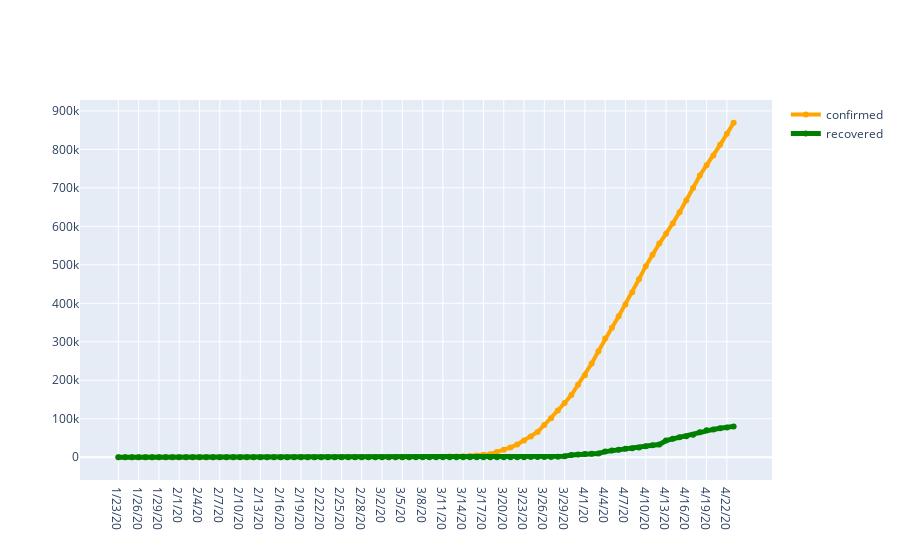

The code cell stored with this chart in its notebook:
### Markdown cell above
## Analysis for Confirmed Cases and Recovered Cases

### Code cell
import plotly.graph_objects as go

def recover_relations_of_country(country):
    labels=['confirmed','recovered']
    colors=['orange','green']
    mode_size=[6,8]
    line_size=[4,5]
    
    df_list=[confirmed_df,recovered_df]
    
    fig=go.Figure()
    
    for i,df in enumerate(df_list):
        if country=="world" or country=="World":
            x_data=np.array(list(df.iloc[:, 5:].columns))
            y_data=np.sum(np.asarray(df.iloc[:, 5:]), axis=0)
            
        else:
            x_data=np.array(list(df.iloc[:, 5:].columns))
            y_data=np.sum(np.asarray(df[df['country']==country].iloc[:, 5:]), axis=0)
            
            
        fig.add_trace(go.Scatter(x=x_data,y=y_data,mode="lines+markers",
                                name=labels[i],
                                line=dict(color=colors[i], width=line_size[i]),
                                connectgaps=True,
                                text="Total "+ str(labels[i])+": "+ str(y_data[-1])
                                ))
    fig.show()
recover_relations_of_country('US')

### Figure 1 — Plotly figure (JSON) as saved in the notebook; plotly's stock layout.template omitted (floating-point values rounded to 4 significant figures)
{"data": [{"connectgaps": true, "line": {"color": "orange", "width": 4}, "mode": "lines+markers", "name": "confirmed", "text": "Total confirmed: 869170", "type": "scatter", "x": ["1/23/20", "1/24/20", "1/25/20", "1/26/20", "1/27/20", "1/28/20", "1/29/20", "1/30/20", "1/31/20", "2/1/20", "2/2/20", "2/3/20", "2/4/20", "2/5/20", "2/6/20", "2/7/20", "2/8/20", "2/9/20", "2/10/20", "2/11/20", "2/12/20", "2/13/20", "2/14/20", "2/15/20", "2/16/20", "2/17/20", "2/18/20", "2/19/20", "2/20/20", "2/21/20", "2/22/20", "2/23/20", "2/24/20", "2/25/20", "2/26/20", "2/27/20", "2/28/20", "2/29/20", "3/1/20", "3/2/20", "3/3/20", "3/4/20", "3/5/20", "3/6/20", "3/7/20", "3/8/20", "3/9/20", "3/10/20", "3/11/20", "3/12/20", "3/13/20", "3/14/20", "3/15/20", "3/16/20", "3/17/20", "3/18/20", "3/19/20", "3/20/20", "3/21/20", "3/22/20", "3/23/20", "3/24/20", "3/25/20", "3/26/20", "3/27/20", "3/28/20", "3/29/20", "3/30/20", "3/31/20", "4/1/20", "4/2/20", "4/3/20", "4/4/20", "4/5/20", "4/6/20", "4/7/20", "4/8/20", "4/9/20", "4/10/20", "4/11/20", "4/12/20", "4/13/20", "4/14/20", "4/15/20", "4/16/20", "4/17/20", "4/18/20", "4/19/20", "4/20/20", "4/21/20", "4/22/20", "4/23/20"], "y": [1, 2, 2, 5, 5, 5, 5, 5, 7, 8, 8, 11, 11, 11, 11, 11, 11, 11, 11, 12, 12, 13, 13, 13, 13, 13, 13, 13, 13, 15, 15, 15, 51, 51, 57, 58, 60, 68, 74, 98, 118, 149, 217, 262, 402, 518, 583, 959, 1281, 1663, 2179, 2727, 3499, 4632, 6421, 7783, 13747, 19273, 25600, 33276, 43843, 53736, 65778, 83836, 101657, 121465, 140909, 161831, 188172, 213242, 243622, 275367, 308650, 336802, 366317, 397121, 428654, 462780, 496535, 526396, 555313, 580619, 607670, 636350, 667592, 699706, 732197, 758809, 784326, 811865, 840351, 869170]}, {"connectgaps": true, "line": {"color": "green", "width": 5}, "mode": "lines+markers", "name": "recovered", "text": "Total recovered: 80203", "type": "scatter", "x": ["1/23/20", "1/24/20", "1/25/20", "1/26/20", "1/27/20", "1/28/20", "1/29/20", "1/30/20", "1/31/20", "2/1/20", "2/2/20", "2/3/20", "2/4/20", "2/5/20", "2/6/20", "2/7/20", "2/8/20", "2/9/20", "2/10/20", "2/11/20", "2/12/20", "2/13/20", "2/14/20", "2/15/20", "2/16/20", "2/17/20", "2/18/20", "2/19/20", "2/20/20", "2/21/20", "2/22/20", "2/23/20", "2/24/20", "2/25/20", "2/26/20", "2/27/20", "2/28/20", "2/29/20", "3/1/20", "3/2/20", "3/3/20", "3/4/20", "3/5/20", "3/6/20", "3/7/20", "3/8/20", "3/9/20", "3/10/20", "3/11/20", "3/12/20", "3/13/20", "3/14/20", "3/15/20", "3/16/20", "3/17/20", "3/18/20", "3/19/20", "3/20/20", "3/21/20", "3/22/20", "3/23/20", "3/24/20", "3/25/20", "3/26/20", "3/27/20", "3/28/20", "3/29/20", "3/30/20", "3/31/20", "4/1/20", "4/2/20", "4/3/20", "4/4/20", "4/5/20", "4/6/20", "4/7/20", "4/8/20", "4/9/20", "4/10/20", "4/11/20", "4/12/20", "4/13/20", "4/14/20", "4/15/20", "4/16/20", "4/17/20", "4/18/20", "4/19/20", "4/20/20", "4/21/20", "4/22/20", "4/23/20"], "y": [0, 0, 0, 0, 0, 0, 0, 0, 0, 0, 0, 0, 0, 0, 0, 0, 0, 3, 3, 3, 3, 3, 3, 3, 3, 3, 3, 3, 3, 5, 5, 5, 5, 6, 6, 6, 7, 7, 7, 7, 7, 7, 7, 7, 7, 7, 7, 8, 8, 12, 12, 12, 12, 17, 17, 105, 121, 147, 176, 178, 178, 348, 361, 681, 869, 1072, 2665, 5644, 7024, 8474, 9001, 9707, 14652, 17448, 19581, 21763, 23559, 25410, 28790, 31270, 32988, 43482, 47763, 52096, 54703, 58545, 64840, 70337, 72329, 75204, 77366, 80203]}], "layout": {}}
